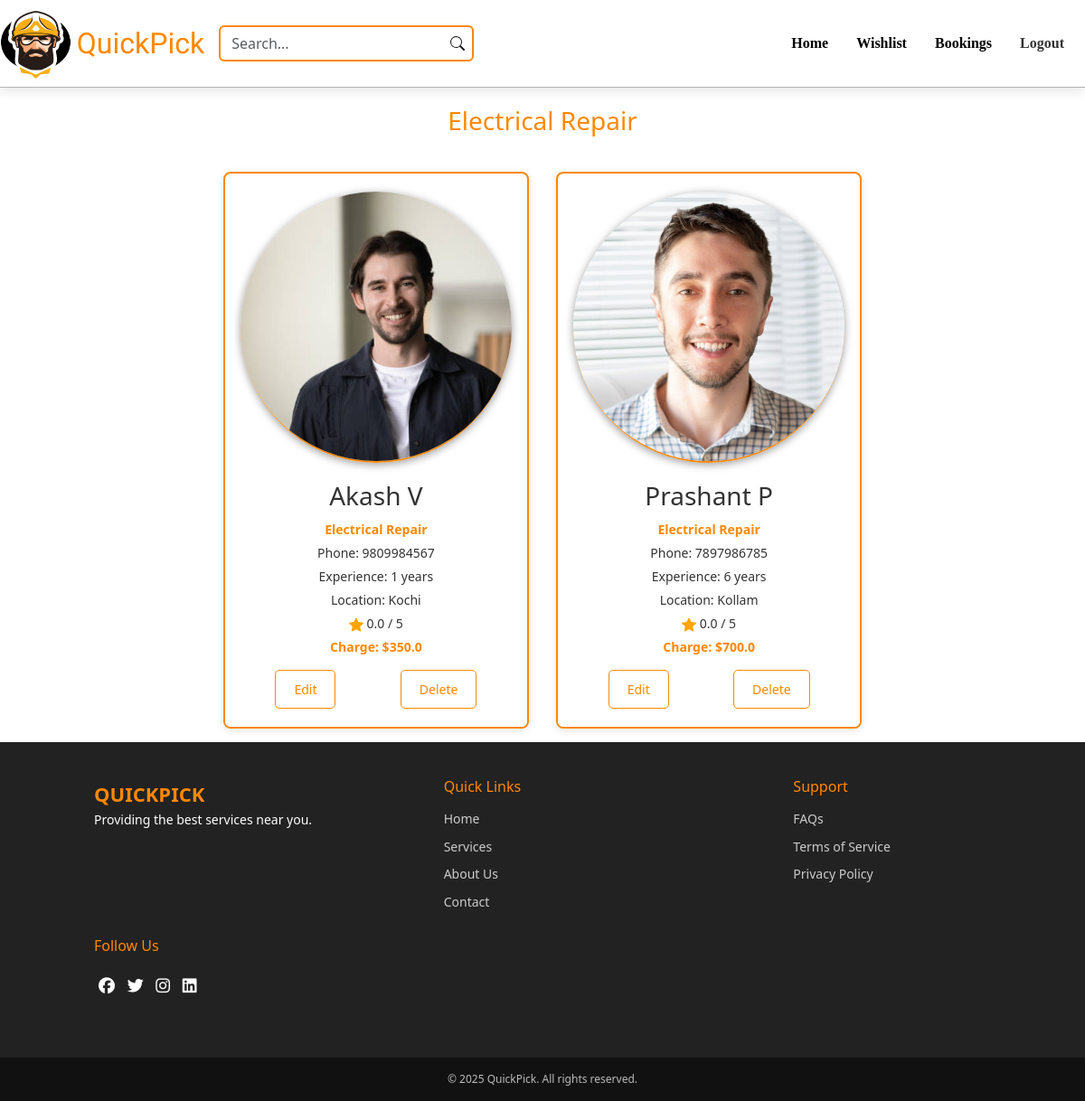
The app's page /category/2/ with its own data.
### app/models.py (models this page shows, shortened)
class Category(models.Model):
    category = models.TextField()
    img = models.FileField()

class ServiceProvider(models.Model):
    category = models.ForeignKey(Category, on_delete=models.CASCADE)
    profile = models.FileField()
    name = models.TextField()
    phone = models.IntegerField(unique=True)
    experience = models.IntegerField()
    availability = models.BooleanField(default=True)
    rating = models.FloatField(default=0.0)
    location = models.TextField()
    des = models.TextField()
    charge = models.FloatField()
    working_hours = models.TextField()

### app/views.py (the view)
# urls.py: path('category/<int:category_id>/', views.category_providers, name='category_providers'),
def category_providers(request, category_id):
    category = Category.objects.get(id=category_id)
    service_providers = ServiceProvider.objects.filter(category=category)
    return render(request, 'user/cat_prov.html', {'category': category, 'service_providers': service_providers})

### templates/user/cat_prov.html (shortened to what this page needs)
<!DOCTYPE html>
<html lang="en">
<head>
    {% load static %}
    <link rel="stylesheet" href="{% static 'css/home_style.css' %}">
    <link rel="stylesheet" href="{% static 'css/footer.css' %}">
    <link href="https://cdn.jsdelivr.net/npm/bootstrap@5.3.3/dist/css/bootstrap.min.css" rel="stylesheet">
    <link rel="stylesheet" href="https://cdnjs.cloudflare.com/ajax/libs/font-awesome/6.5.1/css/all.min.css">
</head>
<body>
    <nav class="navbar navbar-expand-lg">
        <img src="../../static/logo.png" alt="logo" width="80" height="80">
        <a class="navbar-brand" href="#">QuickPick</a>
        <div class="collapse navbar-collapse" id="navbarNav">
          <form class="d-flex">
            <div class="search-wrapper">
              <input class="form-control" type="search" id="searchBar" placeholder="Search..." aria-label="Search"/>
            </div>
          </form>
          <ul class="navbar-nav ms-auto">
            <li class="nav-item">
              <a class="nav-link active" href="../../">Home</a>
            </li>
            <li class="nav-item">
              <a class="nav-link active" href="../../viewWishlist">Wishlist</a>
            </li>
            <li class="nav-item">
              <a class="nav-link active" href="../../user_bookings">Bookings</a>
            </li>
            <li class="nav-item">
              <a class="nav-link" href="../../logout">Logout</a>
            </li>
          </ul>
        </div>
      </nav>
    <h3 class="text-center mb-4" style="color: #ff8800;">{{ category.category }}</h3>
    <div class="container">
        {% if service_providers %}
        {% for provider in service_providers %}
        <div class="provider-card">
            <img src="{{ provider.profile.url }}" alt="{{ provider.name }}">
            <div class="provider-card-content">
                <h3>{{ provider.name }}</h3>
                <p class="category">{{ provider.category.category }}</p>
                <p>Phone: {{ provider.phone }}</p>
                <p>Experience: {{ provider.experience }} years</p>
                <p>Location: {{ provider.location }}</p>
                <p> {{ provider.rating }} / 5</p>
                <p class="charge">Charge: ${{ provider.charge }}</p>
                <div class="btn-container">
                    <a href="../../edit_pro/{{provider.id}}" class="btn">Edit</a>
                    <a href="../../delete_pro/{{provider.id}}" class="btn">Delete</a>
                </div>
            </div>
        </div>
        {% endfor %}
        {% else %}
        <p style="text-align: center; width: 100%; font-size: 18px;">No providers available at the moment.</p>
        {% endif %}
    </div>
    <footer class="footer">
        <div class="footer-section">
            <div class="footer-logo">QuickPick</div>
            <p>Providing the best services near you.</p>
        </div>
        <div class="footer-section footer-links">
            <h4>Quick Links</h4>
            <a href="#">Home</a>
            <a href="#">Services</a>
            <a href="#">About Us</a>
            <a href="#">Contact</a>
        </div>
        <div class="footer-section footer-links">
            <h4>Support</h4>
            <a href="#">FAQs</a>
            <a href="#">Terms of Service</a>
            <a href="#">Privacy Policy</a>
        </div>
        <div class="footer-section">
            <h4>Follow Us</h4>
            <div class="footer-social">
                <a href="#"><i class="fab fa-facebook"></i></a>
                <a href="#"><i class="fab fa-twitter"></i></a>
                <a href="#"><i class="fab fa-instagram"></i></a>
                <a href="#"><i class="fab fa-linkedin"></i></a>
            </div>
        </div>
    </footer>
    <div class="footer-bottom">
        &copy; 2025 QuickPick. All rights reserved.
    </div>
</body>
</html>

### static/css/home_style.css (style rules this page uses)
.navbar { background-color: #fff; box-shadow: 0 4px 12px rgba(0, 0, 0, 0.1); padding: 15px 20px; transition: all 0.3s ease; border-bottom: 1px solid rgba(0, 0, 0, 0.301); margin-bottom:20px; }
.navbar-brand { font-size: 2rem !important; font-family: "Sigmar", serif; font-weight: 400; font-style: normal; color: #ff8800 !important; transition: all 0.3s ease; margin-left: 0.4vw; }
.navbar-nav .nav-item .nav-link { font-size: 1rem; color: #333; margin-right: 15px; transition: all 0.3s ease; font-family: "Dancing Script", serif; font-optical-sizing: auto; font-weight: 700; font-style: normal; }
.form-control { border-radius: 8px; border: 1px solid #ccc; padding: 8px; transition: all 0.3s ease; }
.search-wrapper { position: relative; display: flex; align-items: center; width: fit-content; }
.search-wrapper input { padding-right: 35px; border:2px solid #ff8800; }
.container { width: 90%; margin: 0 auto; display: flex; flex-wrap: wrap; justify-content: center; }
body { font-family: 'Arial', sans-serif; background-color: #f5f5f5; color: #333; margin: 0; padding: 0; }
.provider-card { background-color: #fff; box-shadow: 0 2px 10px rgba(0, 0, 0, 0.1); border-radius: 8px; overflow: hidden; margin: 15px; width: calc(33% - 30px); transition: transform 0.3s ease; text-align: center; border: 2px solid #ff8800; }
.provider-card img { width: 300px ; height: 300px; border-radius: 50% !important; object-fit: cover; border-bottom: 2px solid #ff8800; margin-top: 20px; box-shadow: 0 2px 10px rgba(0, 0, 0, 0.404); }
.provider-card-content { padding: 20px; background-color: #fff; color: #333; }
.provider-card-content h3 { color: #333; margin: 0 0 10px; }
.provider-card-content p { margin: 5px 0; font-size: 14px; }
.provider-card-content .category { font-weight: bold; color: #ff8800; }
.provider-card-content .charge { font-weight: bold; color: #ff8800; }
.provider-card-content .btn-container { display: flex; justify-content: space-around; margin-top: 15px; }
.provider-card-content .btn { padding: 10px 20px; margin: auto; border-radius: 5px; font-size: 14px; text-decoration: none; color:#ff8800; background-color: white; border-color:#ff8800; transition: background-color 0.3s ease; }

### static/css/footer.css (style rules this page uses)
.footer { background: #222; background-size:100%; color: white; padding: 40px 20px; font-size: 14px; line-height: 1.6; display: flex; flex-wrap: wrap; justify-content: space-between; align-items: flex-start; }
.footer-section { margin-left:7vw; flex: 1; min-width: 250px; margin-bottom: 20px; }
.footer-logo { font-size: 22px; font-weight: bold; color: #ff8800; text-transform: uppercase; }
.footer-section h4 { font-size: 16px; margin-bottom: 15px; color: #ff8800; }
.footer-links a { display: block; color: #ccc; text-decoration: none; margin-bottom: 8px; transition: color 0.3s; }
.footer-social a { display: inline-block; margin: 5px; color: white; font-size: 18px; transition: color 0.3s; }
.footer-bottom { text-align: center; padding: 15px; background: #111; font-size: 12px; color: #bbb; }

### records on screen
Category: category "Electrical Repair"
ServiceProvider: profile (picture), name "Akash V", category.category "Electrical Repair", phone "9809984567", experience "1", location "Kochi", rating "0.0", charge "350.0"
ServiceProvider: profile (picture), name "Prashant P", category.category "Electrical Repair", phone "7897986785", experience "6", location "Kollam", rating "0.0", charge "700.0"
